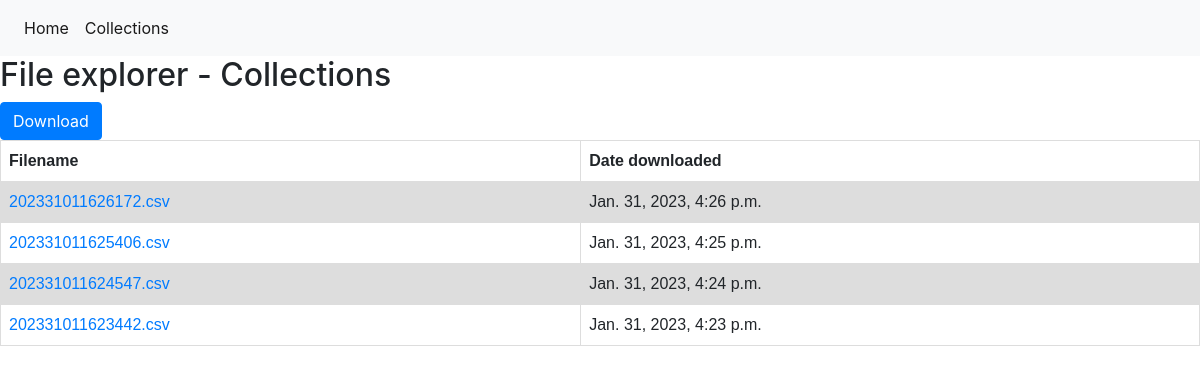
The page /collections/ on the database as committed earlier.
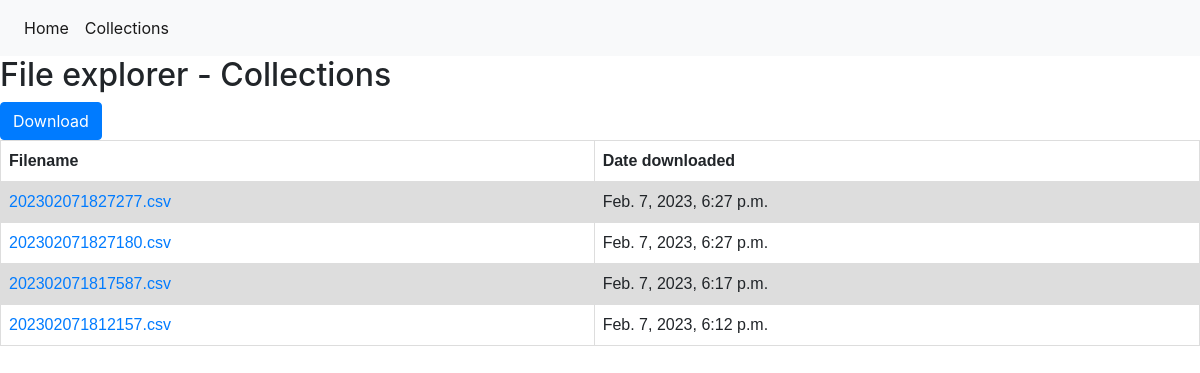
The same page on the database as committed later.
### core/models.py (models this page shows, shortened)
class Metadata(models.Model):
    filename = models.CharField(max_length=255)
    download_date = models.DateTimeField()

### core/views.py (the view)
# urls.py: path('collections/', views.collections, name='collections'),
def collections(request):
    files = Metadata.objects.all().order_by('-id')
    context = {
        'files': files
    }
    return render(request, 'core/collections.html', context)

### core/templates/core/collections.html (shortened to what this page needs)
<!DOCTYPE html>
<html lang="en">
<head>
</head>
<body>
{% extends 'main.html' %}
{% block content %}
    <h2>File explorer - Collections </h2>
    <a href="{% url 'download_data' %}"><button type="button" class="btn btn-primary">Download</button></a>
    <table>
        <th>Filename</th>
        <th>Date downloaded</th>
        {% for file in files %}
        <tr>
            <td><a href="{% url 'single_collection' file.id %}">{{file.filename}}</a></td>
            <td>{{file.download_date}}</td>
        </tr>
        {% endfor %}
    </table>
{% endblock content %}

### templates/main.html (shortened to what this page needs)
<!DOCTYPE html>
{% load static %}
<html lang="en">
<head>
    <link rel="stylesheet" href="https://cdn.jsdelivr.net/npm/bootstrap@4.0.0/dist/css/bootstrap.min.css">
    <link rel="stylesheet" href="{% static 'styles/styles.css' %}" />
</head>
<body>
    {% include 'navbar.html' %}
    {% block content %}
    {% endblock content %}
</body>
</html>

### templates/navbar.html (shortened to what this page needs)
<!DOCTYPE html>
<html lang="en">
<head>
</head>
<body>
    <nav class="navbar navbar-expand-lg navbar-light bg-light navbar-items">
      <div class="collapse navbar-collapse" id="navbarNavAltMarkup">
        <div class="navbar-nav">
          <a class="nav-item nav-link active" href="{% url 'home' %}">Home</a>
          <a class="nav-item nav-link active" href="{% url 'collections' %}">Collections</a>
        </div>
      </div>
    </nav>
</body>
</html>

### static/styles/styles.css (style rules this page uses)
table { font-family: arial, sans-serif; border-collapse: collapse; width: 100%; }
td, th { border: 1px solid #dddddd; text-align: left; padding: 8px; }
tr:nth-child(even) { background-color: #dddddd; }

Rows that differ between the two databases and show on the page:
removed Metadata: filename "202331011626172.csv", download_date "Jan. 31, 2023, 4:26 p.m."
removed Metadata: filename "202331011625406.csv", download_date "Jan. 31, 2023, 4:25 p.m."
removed Metadata: filename "202331011624547.csv", download_date "Jan. 31, 2023, 4:24 p.m."
removed Metadata: filename "202331011623442.csv", download_date "Jan. 31, 2023, 4:23 p.m."
added Metadata: filename "202302071827277.csv", download_date "Feb. 7, 2023, 6:27 p.m."
added Metadata: filename "202302071827180.csv", download_date "Feb. 7, 2023, 6:27 p.m."
added Metadata: filename "202302071817587.csv", download_date "Feb. 7, 2023, 6:17 p.m."
added Metadata: filename "202302071812157.csv", download_date "Feb. 7, 2023, 6:12 p.m."
